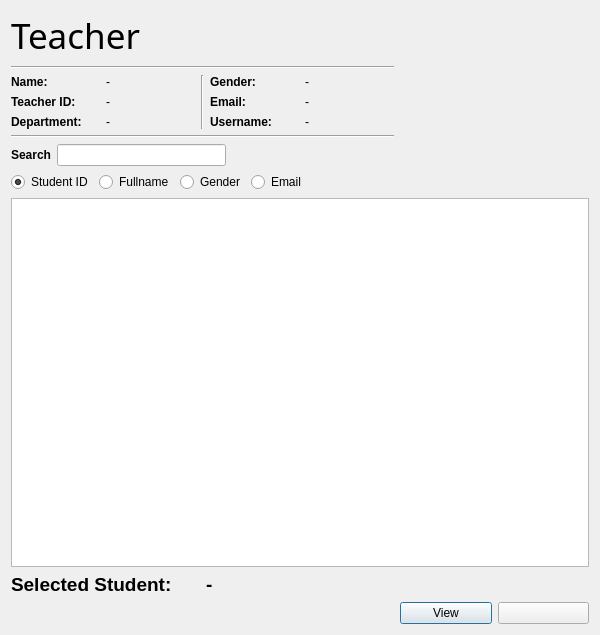
<?xml version="1.0" encoding="UTF-8"?>
<ui version="4.0">
 <class>TeacherPage</class>
 <widget class="QDialog" name="TeacherPage">
  <property name="geometry">
   <rect>
    <x>0</x>
    <y>0</y>
    <width>600</width>
    <height>635</height>
   </rect>
  </property>
  <property name="windowTitle">
   <string>Dialog</string>
  </property>
  <layout class="QGridLayout" name="gridLayout">
   <item row="8" column="2">
    <layout class="QHBoxLayout" name="horizontalLayout_10">
     <item>
      <widget class="QPushButton" name="pushButton_view">
       <property name="text">
        <string>View</string>
       </property>
       <property name="icon">
        <iconset resource="resources.qrc">
         <normaloff>:/resource/img/view.png</normaloff>:/resource/img/view.png</iconset>
       </property>
       <property name="iconSize">
        <size>
         <width>40</width>
         <height>40</height>
        </size>
       </property>
      </widget>
     </item>
     <item>
      <widget class="QPushButton" name="pushButton_logout">
       <property name="text">
        <string/>
       </property>
       <property name="icon">
        <iconset resource="resources.qrc">
         <normaloff>:/resource/img/logout.png</normaloff>:/resource/img/logout.png</iconset>
       </property>
       <property name="iconSize">
        <size>
         <width>36</width>
         <height>36</height>
        </size>
       </property>
      </widget>
     </item>
    </layout>
   </item>
   <item row="7" column="0">
    <widget class="QLabel" name="label_6">
     <property name="font">
      <font>
       <pointsize>14</pointsize>
       <weight>75</weight>
       <bold>true</bold>
      </font>
     </property>
     <property name="text">
      <string>Selected Student:</string>
     </property>
    </widget>
   </item>
   <item row="5" column="0" colspan="2">
    <layout class="QHBoxLayout" name="horizontalLayout_8">
     <item>
      <widget class="QRadioButton" name="radioButton_studentId">
       <property name="text">
        <string>Student ID</string>
       </property>
       <property name="checked">
        <bool>true</bool>
       </property>
      </widget>
     </item>
     <item>
      <widget class="QRadioButton" name="radioButton_fullname">
       <property name="text">
        <string>Fullname</string>
       </property>
      </widget>
     </item>
     <item>
      <widget class="QRadioButton" name="radioButton_gender">
       <property name="text">
        <string>Gender</string>
       </property>
      </widget>
     </item>
     <item>
      <widget class="QRadioButton" name="radioButton_email">
       <property name="text">
        <string>Email</string>
       </property>
      </widget>
     </item>
     <item>
      <spacer name="horizontalSpacer">
       <property name="orientation">
        <enum>Qt::Horizontal</enum>
       </property>
       <property name="sizeHint" stdset="0">
        <size>
         <width>40</width>
         <height>20</height>
        </size>
       </property>
      </spacer>
     </item>
    </layout>
   </item>
   <item row="0" column="0">
    <widget class="QLabel" name="label_2">
     <property name="font">
      <font>
       <family>Bebas Neue</family>
       <pointsize>26</pointsize>
      </font>
     </property>
     <property name="text">
      <string>Teacher</string>
     </property>
    </widget>
   </item>
   <item row="3" column="0" colspan="2">
    <widget class="Line" name="line_2">
     <property name="orientation">
      <enum>Qt::Horizontal</enum>
     </property>
    </widget>
   </item>
   <item row="6" column="0" colspan="3">
    <widget class="QTableView" name="tableView_student"/>
   </item>
   <item row="4" column="0" colspan="2">
    <layout class="QHBoxLayout" name="horizontalLayout_7">
     <item>
      <widget class="QLabel" name="label_5">
       <property name="font">
        <font>
         <weight>75</weight>
         <bold>true</bold>
        </font>
       </property>
       <property name="text">
        <string>Search</string>
       </property>
      </widget>
     </item>
     <item>
      <widget class="QLineEdit" name="lineEdit_search"/>
     </item>
     <item>
      <spacer name="horizontalSpacer_2">
       <property name="orientation">
        <enum>Qt::Horizontal</enum>
       </property>
       <property name="sizeHint" stdset="0">
        <size>
         <width>40</width>
         <height>20</height>
        </size>
       </property>
      </spacer>
     </item>
    </layout>
   </item>
   <item row="2" column="0" colspan="2">
    <layout class="QHBoxLayout" name="horizontalLayout_9">
     <item>
      <layout class="QVBoxLayout" name="verticalLayout">
       <item>
        <layout class="QHBoxLayout" name="horizontalLayout">
         <item>
          <widget class="QLabel" name="label">
           <property name="font">
            <font>
             <weight>75</weight>
             <bold>true</bold>
            </font>
           </property>
           <property name="text">
            <string>Name:</string>
           </property>
          </widget>
         </item>
         <item>
          <widget class="QLabel" name="label_fullname">
           <property name="text">
            <string>-</string>
           </property>
          </widget>
         </item>
        </layout>
       </item>
       <item>
        <layout class="QHBoxLayout" name="horizontalLayout_6">
         <item>
          <widget class="QLabel" name="label_8">
           <property name="font">
            <font>
             <weight>75</weight>
             <bold>true</bold>
            </font>
           </property>
           <property name="text">
            <string>Teacher ID:</string>
           </property>
          </widget>
         </item>
         <item>
          <widget class="QLabel" name="label_teacherId">
           <property name="text">
            <string>-</string>
           </property>
          </widget>
         </item>
        </layout>
       </item>
       <item>
        <layout class="QHBoxLayout" name="horizontalLayout_2">
         <item>
          <widget class="QLabel" name="label_3">
           <property name="font">
            <font>
             <weight>75</weight>
             <bold>true</bold>
            </font>
           </property>
           <property name="text">
            <string>Department:</string>
           </property>
          </widget>
         </item>
         <item>
          <widget class="QLabel" name="label_department">
           <property name="text">
            <string>-</string>
           </property>
          </widget>
         </item>
        </layout>
       </item>
      </layout>
     </item>
     <item>
      <widget class="Line" name="line">
       <property name="orientation">
        <enum>Qt::Vertical</enum>
       </property>
      </widget>
     </item>
     <item>
      <layout class="QVBoxLayout" name="verticalLayout_2">
       <item>
        <layout class="QHBoxLayout" name="horizontalLayout_3">
         <item>
          <widget class="QLabel" name="label_9">
           <property name="font">
            <font>
             <weight>75</weight>
             <bold>true</bold>
            </font>
           </property>
           <property name="text">
            <string>Gender:</string>
           </property>
          </widget>
         </item>
         <item>
          <widget class="QLabel" name="label_gender">
           <property name="text">
            <string>-</string>
           </property>
          </widget>
         </item>
        </layout>
       </item>
       <item>
        <layout class="QHBoxLayout" name="horizontalLayout_4">
         <item>
          <widget class="QLabel" name="label_10">
           <property name="font">
            <font>
             <weight>75</weight>
             <bold>true</bold>
            </font>
           </property>
           <property name="text">
            <string>Email:</string>
           </property>
          </widget>
         </item>
         <item>
          <widget class="QLabel" name="label_email">
           <property name="text">
            <string>-</string>
           </property>
          </widget>
         </item>
        </layout>
       </item>
       <item>
        <layout class="QHBoxLayout" name="horizontalLayout_5">
         <item>
          <widget class="QLabel" name="label_11">
           <property name="font">
            <font>
             <weight>75</weight>
             <bold>true</bold>
            </font>
           </property>
           <property name="text">
            <string>Username:</string>
           </property>
          </widget>
         </item>
         <item>
          <widget class="QLabel" name="label_username">
           <property name="text">
            <string>-</string>
           </property>
          </widget>
         </item>
        </layout>
       </item>
      </layout>
     </item>
    </layout>
   </item>
   <item row="0" column="2" rowspan="6">
    <widget class="QLabel" name="label_4">
     <property name="styleSheet">
      <string notr="true">image: url(:/resource/img/logo.png);</string>
     </property>
     <property name="text">
      <string/>
     </property>
    </widget>
   </item>
   <item row="1" column="0" colspan="2">
    <widget class="Line" name="line_3">
     <property name="orientation">
      <enum>Qt::Horizontal</enum>
     </property>
    </widget>
   </item>
   <item row="7" column="1" colspan="2">
    <widget class="QLabel" name="label_selected">
     <property name="font">
      <font>
       <family>Arial</family>
       <pointsize>14</pointsize>
       <weight>75</weight>
       <bold>true</bold>
      </font>
     </property>
     <property name="frameShape">
      <enum>QFrame::NoFrame</enum>
     </property>
     <property name="text">
      <string>-</string>
     </property>
    </widget>
   </item>
  </layout>
 </widget>
 <resources>
  <include location="resources.qrc"/>
 </resources>
 <connections/>
</ui>
